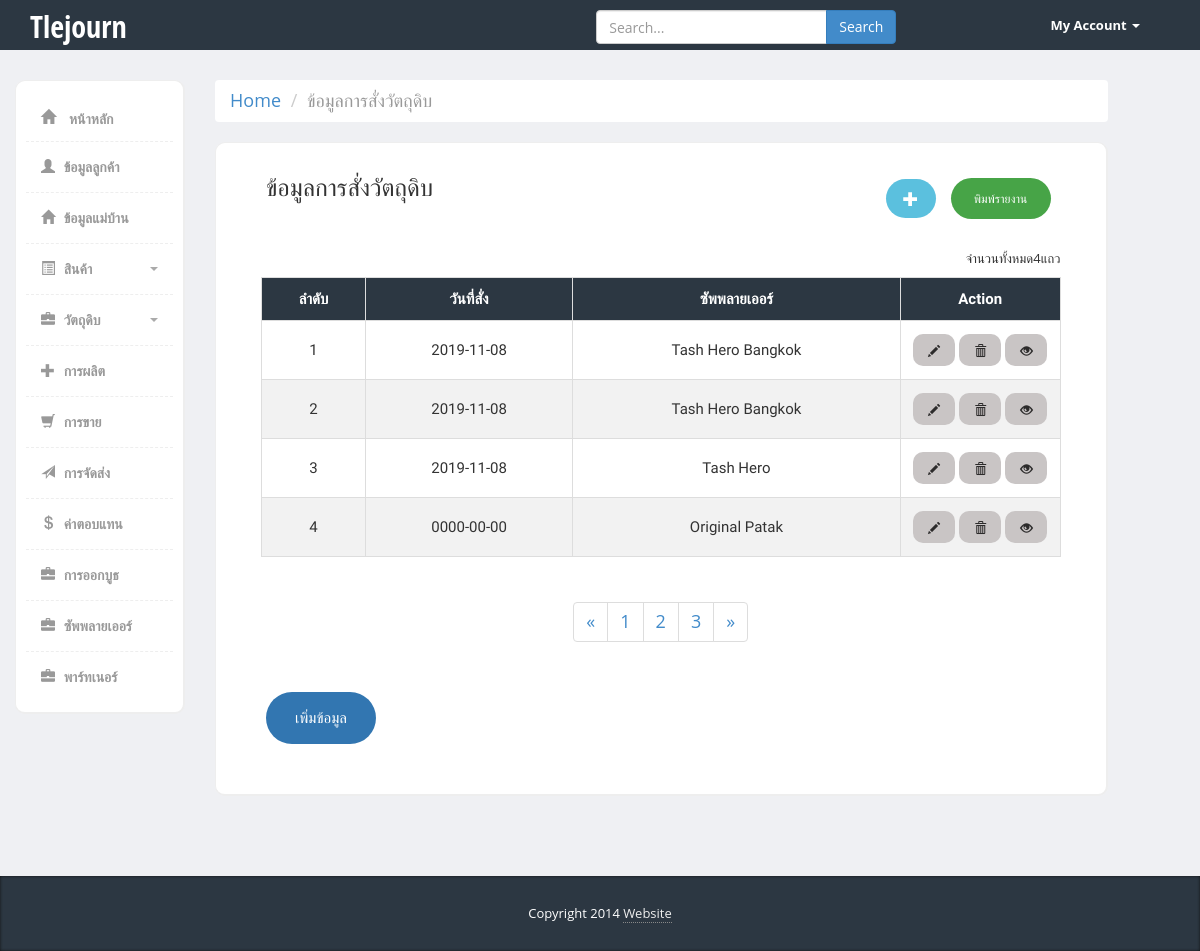
/src/pages/admin/material/order_m.php, run on the app's committed database.
### tables this page shows
CREATE TABLE `order_m` (
  `om_id` int(10) NOT NULL,
  `om_date` date NOT NULL,
  `sup_id` int(10) NOT NULL
);

CREATE TABLE `supplier` (
  `sup_id` int(10) NOT NULL,
  `sup_name` varchar(150) NOT NULL,
  `sup_tel` varchar(15) NOT NULL,
  `sup_add` varchar(255) NOT NULL
);

### src/pages/admin/material/order_m.php (the view, shortened to what this page needs)
<?php
include('../../../libs/db.php');
?>
    <link href="../../../../bootstrap/css/bootstrap.min.css" rel="stylesheet">
    <link href="../../../../css/styles.css" rel="stylesheet">
</head>
<body>
    <?php  include('../../../../bar/head.php');?>
    <?php  include('../../../../bar/side.php');  ?>
    <div class="row">
        <div class="col-md-9">
            <nav aria-label="breadcrumb">
                <ol class="breadcrumb">
                    <li class="breadcrumb-item"><a href="../main">Home</a></li>
                    <li class="breadcrumb-item active" aria-current="page">ข้อมูลการสั่งวัตถุดิบ</li>
                </ol>
            </nav>
            <div class="content-box-large">
                <div class="panel-heading">
                    <div class="panel-title">
                        <h3>ข้อมูลการสั่งวัตถุดิบ</h3>
                    </div>
                    <div class="panel-options">
                        <a href="form_order.php"><button class="button button-n3" style="vertical-align:middle"><span><i
                                        class="glyphicon glyphicon-plus"></i></span> </button></a>
                        <a href="#.php"><button class="button button-n2"
                                style="vertical-align:middle"><span>พิมพ์รายงาน</span> </button></a>
                    </div>
                </div>
                <?php $i = 0; ?>
                <div class="panel-body">
                    <table id="customers">
                        <thead>
                            <tr>
                                <th>ลำดับ</th>
                                <th>วันที่สั่ง</th>
                                <th>ซัพพลายเออร์</th>
                                <th width="20%">Action</th>
                            </tr>
                        </thead>
                        <tbody>
                            <?php
                        $sql = "SELECT * FROM order_m INNER JOIN supplier WHERE  order_m.sup_id = supplier.sup_id";
                        $result = $conn->query($sql);
                        if ($result->num_rows > 0) {
                            while($row = $result->fetch_assoc()) {
                               echo "<tr>";
                                    echo "<td>" . $r=$i+1 .  "</td>";
                                    echo "<td>" . $row["om_date"]. "</td>";
                                    echo "<td>" . $row["sup_name"]. "</td>";
                                    echo "<td>
                                    <a href='update_form_om.php?txtID=$row[om_id]'><button class='buttons buttons2'><i class='glyphicon glyphicon-pencil'></i> </button>
                                    <a href='delete_om.php?txtID=" . $row['om_id']. "' onclick=\"return confirm('ต้องการจะลบข้อมูลนี้ใช่หรือไม่?')\"><button class='buttons buttons3'><i class='glyphicon glyphicon-trash'></i> </button>
                                    <a href='view_om.php?txtID=$row[om_id]'><button class='buttons buttons4'><i class='glyphicon glyphicon-eye-open'></i></button></td>";
                                    echo "</tr>";
                                    $i++;
                            }
                        }
                        ?>
                        </tbody>
                        <?php
                        $numrow = mysqli_num_rows($result);
                                echo '<p align="right" ><font size="2">จำนวนทั้งหมด'.$numrow.'แถว' .'</font></p>'; ?>
                    </table>
                </div>
            <div align="center">
                <nav aria-label="Page navigation example">
                    <ul class="pagination">
                        <li class="page-item">
                            <a class="page-link" href="#" aria-label="Previous">
                                <span aria-hidden="true">&laquo;</span>
                            </a>
                        </li>
                        <li class="page-item"><a class="page-link" href="#">1</a></li>
                        <li class="page-item"><a class="page-link" href="#">2</a></li>
                        <li class="page-item"><a class="page-link" href="#">3</a></li>
                        <li class="page-item">
                            <a class="page-link" href="#" aria-label="Next">
                                <span aria-hidden="true">&raquo;</span>
                            </a>
                        </li>
                    </ul>
                </nav>
                </div>
                <div class="panel-body">
                    <a href="form_order.php"><button class="button button-n1"
                            style="vertical-align:middle"><span>เพิ่มข้อมูล</span> </button></a>
                </div>
            </div>
        </div>
        <div class="panel-body">
        </div>
    </div>
    </div>
    <div class="col-md-6">
    </div>
    </div>
    <footer>
        <div class="container">
            <div class="copy text-center">
                Copyright 2014 <a href='#'>Website</a>
            </div>
        </div>
    </footer>
</body>
</html>

### css/styles.css (style rules this page uses)
body { font-family: 'Open Sans', sans-serif; background-color: #f7f7f7; position: relative; margin: 0px; font-size: 18px; padding: 0px; }
footer { background-color:#2c3742; box-shadow:inset 0px 0px 3px #111; color:#fff; font-size:14px; line-height:25px; padding:10px 0px 10px 0px; bottom: 0px; }
footer a { color:#eee; text-decoration:none; border-bottom:1px dotted #888; }
footer .copy { font-size:13px; margin:15px 0px; }
.content-box, .content-box-large { margin-bottom:30px; background: #fff; border-radius:10px; padding:10px; border-left:1px solid #eee; border-top:1px solid #eee; border-right:2px solid #eee; border-bottom:2px solid #eee; }
.content-box-large { padding: 20px; }
body { background-color: #eff0f3; }
.panel-heading>.panel-title, .content-box-header .panel-title { float: left; padding: 10px 15px; padding-top: 0px; }
.panel-heading>.panel-title>*, .content-box-header .panel-title>* { margin: 0; }
.panel-heading>.panel-options, .content-box-header .panel-options { float: right; padding-right: 15px; }
.panel-heading>.panel-options>a, .content-box-header .panel-options>a { margin-top: 10px; }
.panel-body { clear:both; }
#customers { font-family: 'Prompt', sans-serif; border-collapse: collapse; width: 100%; }
#customers td, #customers th { border: 1px solid #ddd; padding: 8px; text-align: center; font-size: 15px; }
#customers tr:nth-child(even) { background-color: #f2f2f2; }
#customers th { padding-top: 12px; padding-bottom: 12px; text-align: center; background-color: #2c3742; color: white; }
.button { display: inline-block; border-radius: 50px; border: none; color: #FFFFFF; text-align: center; font-size: 12px; padding: 12px; width: 100px; transition: all 0.5s; cursor: pointer; margin: 5px; }
.button-n1 { background-color: #3276b1; font-size: 15px; padding: 15px; width: 110px; }
.button-n2 { background-color: #47a447; }
.button-n3 { background-color: #5bc0de; font-size: 15px; padding: 12px; width: 50px; }
.button span { cursor: pointer; display: inline-block; position: relative; transition: 0.5s; }
.button span:after { content: '\00bb'; position: absolute; opacity: 0; top: 0; right: -20px; transition: 0.5s; }
.buttons { background-color: #c9c5c5; border: none; color: rgb(44, 43, 43); padding: 10px 15px; text-align: center; text-decoration: none; display: inline-block; font-size: 12px; margin: 5px 0.25px; -webkit-transition-duration: 0.4s; transition-duration: 0.4s; cursor: pointer; border-radius: 10px; }

### data on the page
order_m: om_date "2019-11-08", sup.sup_name "Tash Hero Bangkok"
order_m: om_date "2019-11-08", sup.sup_name "Tash Hero Bangkok"
order_m: om_date "2019-11-08", sup.sup_name "Tash Hero"
order_m: om_date "0000-00-00", sup.sup_name "Original Patak"

### other printed values
$numrow "4"
